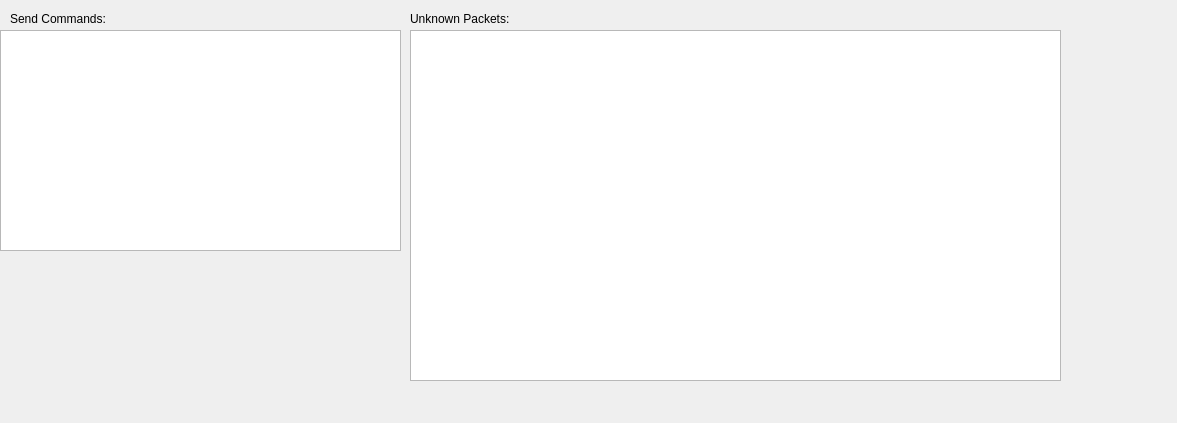
<?xml version="1.0" encoding="UTF-8"?>
<ui version="4.0">
 <class>RawDataDisplay</class>
 <widget class="QWidget" name="RawDataDisplay">
  <property name="geometry">
   <rect>
    <x>0</x>
    <y>0</y>
    <width>1177</width>
    <height>423</height>
   </rect>
  </property>
  <property name="windowTitle">
   <string>Form</string>
  </property>
  <widget class="QLabel" name="label_6">
   <property name="geometry">
    <rect>
     <x>10</x>
     <y>10</y>
     <width>131</width>
     <height>18</height>
    </rect>
   </property>
   <property name="text">
    <string>Send Commands:</string>
   </property>
  </widget>
  <widget class="QListWidget" name="unknownPacketListWidget">
   <property name="geometry">
    <rect>
     <x>410</x>
     <y>30</y>
     <width>651</width>
     <height>351</height>
    </rect>
   </property>
  </widget>
  <widget class="QLabel" name="label_5">
   <property name="geometry">
    <rect>
     <x>410</x>
     <y>10</y>
     <width>141</width>
     <height>18</height>
    </rect>
   </property>
   <property name="text">
    <string>Unknown Packets:</string>
   </property>
  </widget>
  <widget class="QTableWidget" name="sendCommandTableWidget">
   <property name="geometry">
    <rect>
     <x>0</x>
     <y>30</y>
     <width>401</width>
     <height>221</height>
    </rect>
   </property>
  </widget>
 </widget>
 <resources/>
 <connections/>
</ui>
